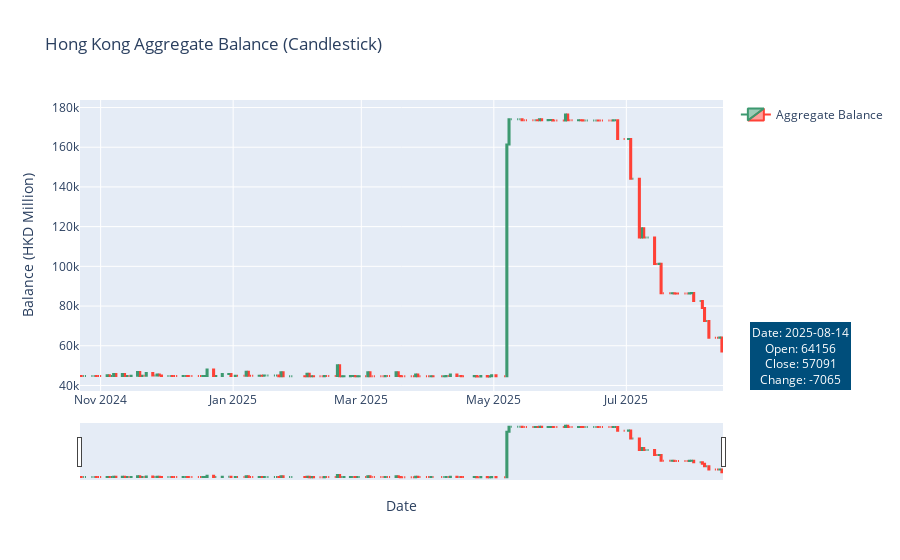

This figure's notebook cell:
### Code cell
aggreBal_fig = go.Figure(data=[go.Candlestick(
    x=aggreBal_df['end_of_date'],
    open=aggreBal_df['opening_balance'],
    high=aggreBal_df['high'],
    low=aggreBal_df['low'],
    close=aggreBal_df['closing_balance'],
    name='Aggregate Balance',
    showlegend=True,
)])

last_date = aggreBal_df['end_of_date'].iloc[0]
last_open = aggreBal_df['opening_balance'].iloc[0]
last_close = aggreBal_df['closing_balance'].iloc[0]
last_day_change = aggreBal_df['day_change'].iloc[0]

aggreBal_fig.add_annotation(
    text=f"Date: {last_date.strftime('%Y-%m-%d')}<br>Open: {last_open}<br>Close: {last_close}<br>Change: {last_day_change}",
    xref="paper", yref="paper",
    x=1.2, y=0.0,
    showarrow=False,
    bgcolor="rgba(0, 78, 123, 1)",
    borderwidth=2,
    font=dict(size=12, color="white")
)

aggreBal_fig.update_layout(
    xaxis_rangeslider_visible=True,
    title="Hong Kong Aggregate Balance (Candlestick)",
    xaxis_title="Date",
    yaxis_title="Balance (HKD Million)",
)
aggreBal_fig.show()

### Figure 1 — Plotly figure (JSON) as saved in the notebook; plotly's stock layout.template omitted (floating-point values rounded to 4 significant figures; data arrays with more than 128 entries replaced by an {"elided": "..."} marker saying what was removed)
{"data": [{"close": {"elided": "200 int values"}, "high": {"elided": "200 int values"}, "low": {"elided": "200 int values"}, "name": "Aggregate Balance", "open": {"elided": "200 int values"}, "showlegend": true, "type": "candlestick", "x": {"elided": "200 str values"}}], "layout": {"annotations": [{"bgcolor": "rgba(0, 78, 123, 1)", "borderwidth": 2, "font": {"color": "white", "size": 12}, "showarrow": false, "text": "Date: 2025-08-14<br>Open: 64156<br>Close: 57091<br>Change: -7065", "x": 1.2, "xref": "paper", "y": 0, "yref": "paper"}], "title": {"text": "Hong Kong Aggregate Balance (Candlestick)"}, "xaxis": {"rangeslider": {"visible": true}, "title": {"text": "Date"}}, "yaxis": {"title": {"text": "Balance (HKD Million)"}}}}
